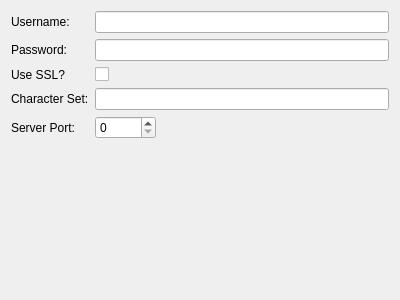
<?xml version="1.0" encoding="UTF-8"?>
<ui version="4.0">
 <class>AdvancedOptionsWidget</class>
 <widget class="QWidget" name="AdvancedOptionsWidget">
  <property name="geometry">
   <rect>
    <x>0</x>
    <y>0</y>
    <width>400</width>
    <height>300</height>
   </rect>
  </property>
  <property name="windowTitle">
   <string>Account Preferences</string>
  </property>
  <layout class="QFormLayout" name="formLayout">
   <property name="fieldGrowthPolicy">
    <enum>QFormLayout::ExpandingFieldsGrow</enum>
   </property>
   <item row="2" column="0">
    <widget class="QLabel" name="passwordLabel">
     <property name="text">
      <string>Password:</string>
     </property>
     <property name="alignment">
      <set>Qt::AlignRight|Qt::AlignTrailing|Qt::AlignVCenter</set>
     </property>
     <property name="buddy">
      <cstring>passwordLineEdit</cstring>
     </property>
    </widget>
   </item>
   <item row="2" column="1">
    <widget class="KLineEdit" name="passwordLineEdit">
     <property name="echoMode">
      <enum>QLineEdit::Password</enum>
     </property>
     <property name="showClearButton" stdset="0">
      <bool>true</bool>
     </property>
     <property name="passwordMode">
      <bool>true</bool>
     </property>
    </widget>
   </item>
   <item row="3" column="1">
    <widget class="QCheckBox" name="useSslCheckBox">
     <property name="text">
      <string/>
     </property>
    </widget>
   </item>
   <item row="3" column="0">
    <widget class="QLabel" name="useSslLabel">
     <property name="text">
      <string>Use SSL?</string>
     </property>
     <property name="buddy">
      <cstring>useSslCheckBox</cstring>
     </property>
    </widget>
   </item>
   <item row="5" column="1">
    <widget class="KLineEdit" name="charsetLineEdit"/>
   </item>
   <item row="5" column="0">
    <widget class="QLabel" name="charsetLabel">
     <property name="text">
      <string>Character Set:</string>
     </property>
     <property name="buddy">
      <cstring>charsetLineEdit</cstring>
     </property>
    </widget>
   </item>
   <item row="6" column="0">
    <widget class="QLabel" name="portLabel">
     <property name="text">
      <string>Server Port:</string>
     </property>
     <property name="buddy">
      <cstring>portSpinBox</cstring>
     </property>
    </widget>
   </item>
   <item row="6" column="1">
    <widget class="KIntSpinBox" name="portSpinBox">
     <property name="maximum">
      <number>65535</number>
     </property>
    </widget>
   </item>
   <item row="0" column="1">
    <widget class="KLineEdit" name="usernameLineEdit">
     <property name="toolTip">
      <string/>
     </property>
     <property name="whatsThis">
      <string/>
     </property>
    </widget>
   </item>
   <item row="0" column="0">
    <widget class="QLabel" name="usernameLabel">
     <property name="text">
      <string>Username:</string>
     </property>
     <property name="buddy">
      <cstring>usernameLineEdit</cstring>
     </property>
    </widget>
   </item>
  </layout>
 </widget>
 <customwidgets>
  <customwidget>
   <class>KIntSpinBox</class>
   <extends>QSpinBox</extends>
   <header>knuminput.h</header>
  </customwidget>
  <customwidget>
   <class>KLineEdit</class>
   <extends>QLineEdit</extends>
   <header>klineedit.h</header>
  </customwidget>
 </customwidgets>
 <tabstops>
  <tabstop>usernameLineEdit</tabstop>
  <tabstop>passwordLineEdit</tabstop>
  <tabstop>useSslCheckBox</tabstop>
  <tabstop>charsetLineEdit</tabstop>
  <tabstop>portSpinBox</tabstop>
 </tabstops>
 <resources/>
 <connections/>
</ui>
